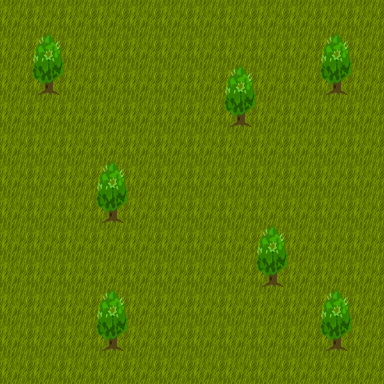

Rendered tile map (Tiled .tmx) drawn with the repository's tilesets; below, a short description and the map source with its tile grids summarised:
An orthogonal 12x12 tile map with 32x32 px tiles, 2 tile layers (groundlayer, wallslayer) and 6 objects (4x enemy, 2x treasure).

<map version="1.0" orientation="orthogonal" width="12" height="12" tilewidth="32" tileheight="32">
 <tileset firstgid="1" name="tiles" tilewidth="32" tileheight="32">
  <image source="../src/assets/images/tiles.png" width="96" height="128" />
 </tileset>
 <layer name="groundlayer" width="12" height="12">
  <data>[144 cells, 144 non-empty, 1 distinct tile ids]</data>
 </layer>
 <layer name="wallslayer" width="12" height="12">
  <data>[144 cells, 14 non-empty, 2 distinct tile ids]</data>
 </layer>
 <objectgroup name="objectslayer" width="12" height="12">
  <object name="MAD KNIGHT" type="enemy" x="128" y="128" width="32" height="32">
   <properties>
    <property name="enemy_type" value="knight" />
    <property name="movement_strategy" value="wandering" />
    <property name="name" value="MAD KNIGHT" />
   </properties>
  </object>
  <object name="ROTTING CORPSE" type="enemy" x="288" y="160" width="32" height="32">
   <properties>
    <property name="enemy_type" value="ogre" />
    <property name="movement_strategy" value="standing" />
    <property name="name" value="ROTTING CORPSE" />
   </properties>
  </object>
  <object name="REANIMATED SKELETON" type="enemy" x="160" y="320" width="32" height="32">
   <properties>
    <property name="enemy_type" value="skeleton" />
    <property name="movement_strategy" value="wandering" />
    <property name="name" value="REANIMATED SKELETON" />
   </properties>
  </object>
  <object name="HEADLESS HELLHOUND" type="enemy" x="32" y="256" width="32" height="32">
   <properties>
    <property name="enemy_type" value="hellhound" />
    <property name="movement_strategy" value="standing" />
    <property name="name" value="HEADLESS HELLHOUND" />
   </properties>
  </object>
  <object name="treasure_1" type="treasure" gid="11" x="320" y="192">
   <properties>
    <property name="items" value="[{ &quot;id&quot;: 1, &quot;chance&quot;: 0.33 },{ &quot;id&quot;: 4, &quot;chance&quot;: 0.33 },{ &quot;id&quot;: 9, &quot;chance&quot;: 0.33 }]" />
   </properties>
  </object>
  <object type="treasure" gid="11" x="32" y="32">
   <properties>
    <property name="items" value="[{ &quot;id&quot;: 1, &quot;chance&quot;: 0.33 },{ &quot;id&quot;: 4, &quot;chance&quot;: 0.33 },{ &quot;id&quot;: 9, &quot;chance&quot;: 0.33 }]" />
   </properties>
  </object>
 </objectgroup>
</map>